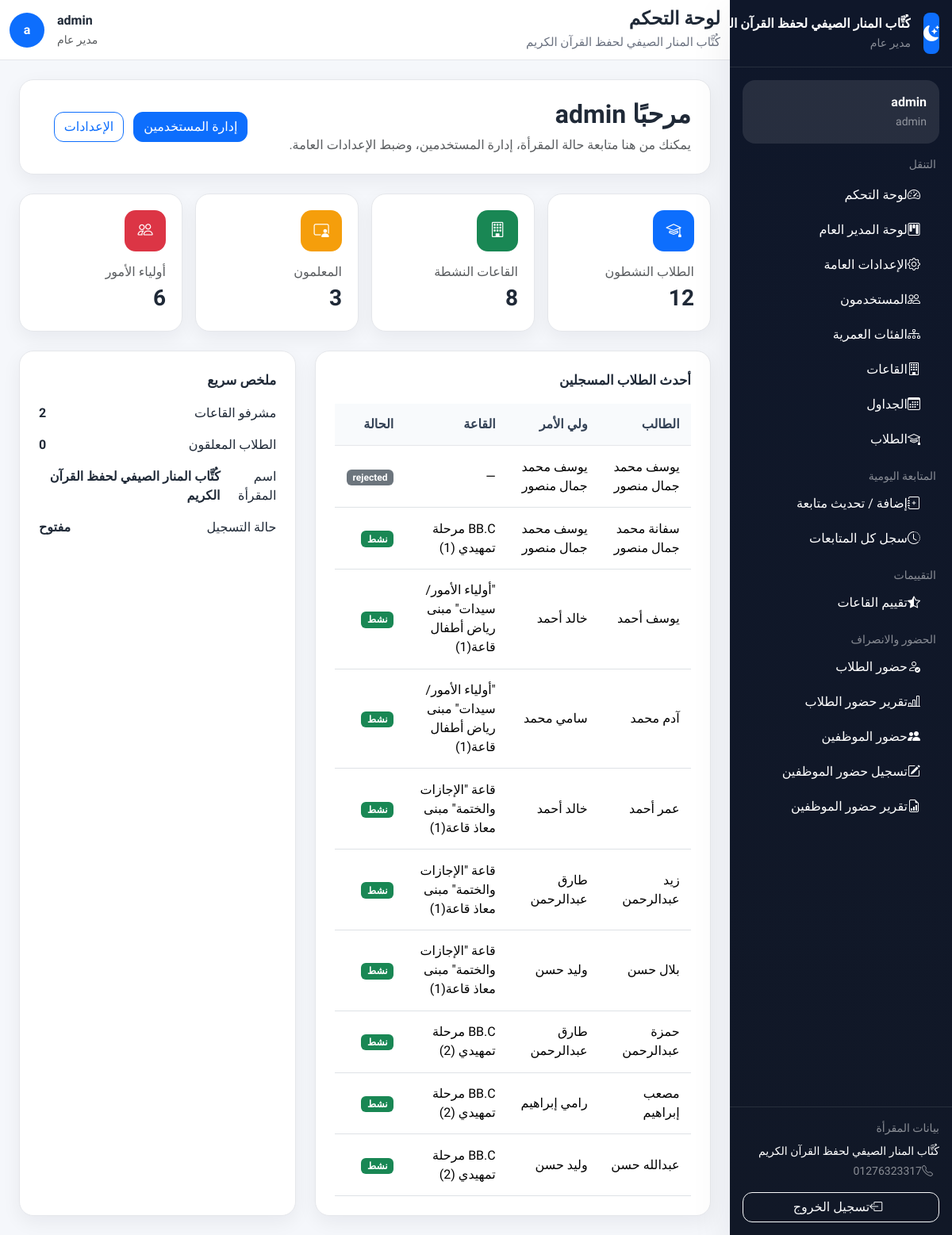
/accounts/d/manager/ (signed in), run on an earlier commit of the app's database.
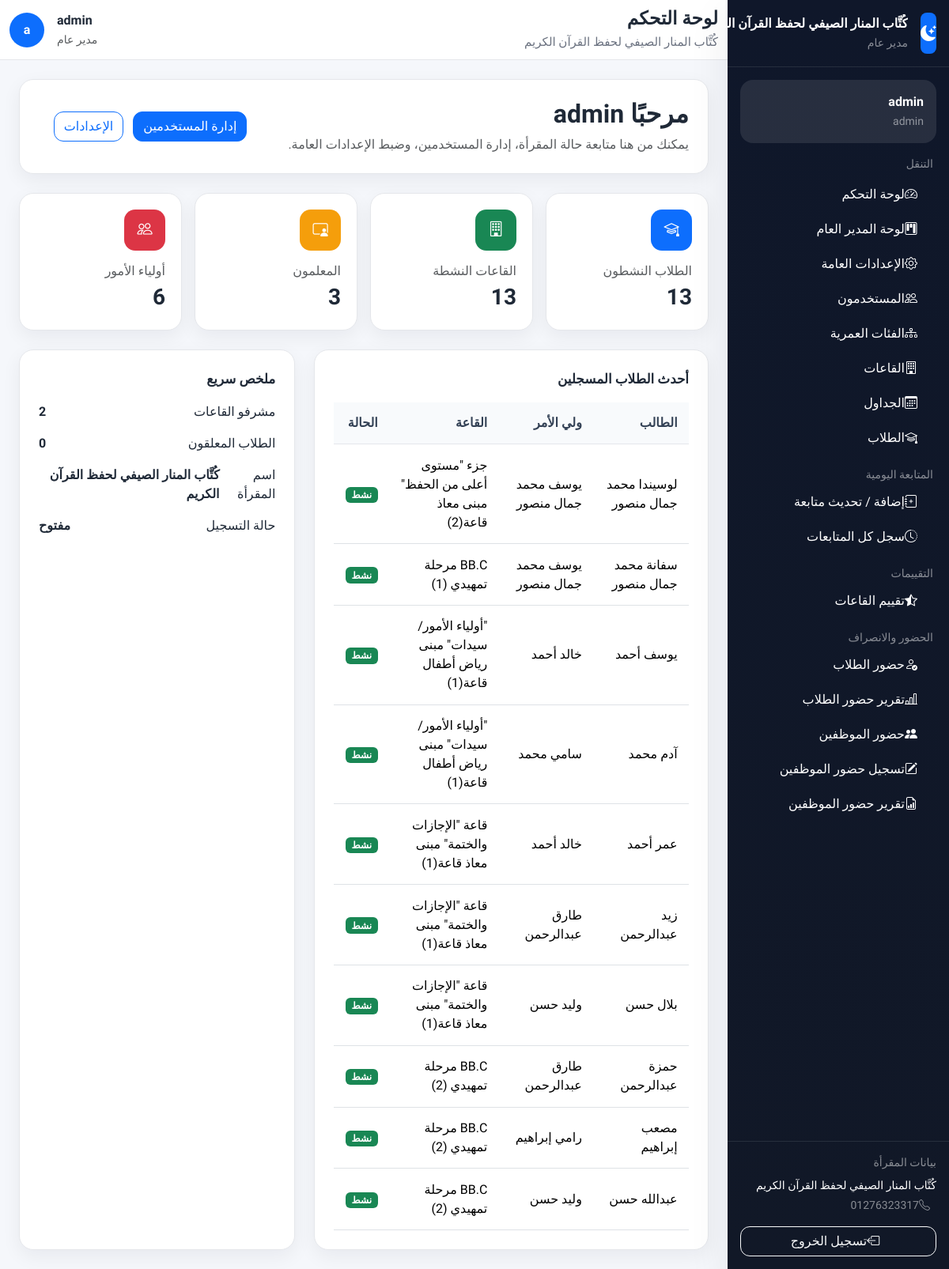
And on a later commit of the database.
### students/models.py (models this page shows, shortened)
class Student(models.Model):
    STATUS_PENDING = 'pending'
    STATUS_ACTIVE = 'active'
    STATUS_INACTIVE = 'inactive'
    STATUS_REJECTED = 'rejected'
    STATUS_CHOICES = [
        (STATUS_PENDING, 'في انتظار التسكين'),
        (STATUS_ACTIVE, 'نشط'),
        (STATUS_INACTIVE, 'غير نشط'),
        (STATUS_REJECTED, 'مرفوض لعدم وجود قاعة مناسبة'),
    ]
    first_name = models.CharField(max_length=50, verbose_name='الاسم الأول')
    last_name = models.CharField(max_length=50, verbose_name='اسم الرباعي')
    date_of_birth = models.DateField(verbose_name='تاريخ الميلاد')
    emergency_phone = models.CharField(max_length=20, blank=True, verbose_name='رقم موبايل الطوارئ')
    age_group = models.ForeignKey(
        'students.AgeGroup',
        on_delete=models.SET_NULL,
        null=True,
        blank=True,
        related_name='students',
        verbose_name='الفئة العمرية'
    )
    profile_picture = models.ImageField(
        upload_to='students/',
        blank=True,
        null=True,
        verbose_name='صورة الطالب'
    )
    memorized_surahs = models.ManyToManyField(
        Surah,
        blank=True,
        verbose_name='السور المحفوظة',
        related_name='memorized_by'
    )
    parent = models.ForeignKey(
        User,
        on_delete=models.CASCADE,
        related_name='children',
        limit_choices_to={'role': 'parent'},
        verbose_name='ولي الأمر'
    )
    hall = models.ForeignKey(
        'halls.Hall',
        on_delete=models.SET_NULL,
        null=True,
        blank=True,
        related_name='students',
        verbose_name='القاعة'
    )
    uses_bus = models.BooleanField(default=False, verbose_name='يشترك في الباص')
    bus_notes = models.CharField(max_length=200, blank=True, verbose_name='ملاحظات الباص')
    status = models.CharField(
        max_length=20,
        choices=STATUS_CHOICES,
        default=STATUS_PENDING,
        verbose_name='حالة الطالب'
    )
    registration_date = models.DateField(auto_now_add=True, verbose_name='تاريخ التسجيل')
    notes = models.TextField(blank=True, verbose_name='ملاحظات عامة')
    def get_full_name(self):
        return f"{self.first_name} {self.last_name}"
    class Meta:
        verbose_name = 'طالب'
        verbose_name_plural = 'الطلاب'
        ordering = ['first_name', 'last_name']

### accounts/models.py (models this page shows, shortened)
class User(AbstractUser):
    ROLE_GENERAL_MANAGER = 'general_manager'
    ROLE_GENERAL_SUPERVISOR = 'general_supervisor'
    ROLE_HALL_SUPERVISOR = 'hall_supervisor'
    ROLE_TEACHER = 'teacher'
    ROLE_PARENT = 'parent'
    ROLES = [
        (ROLE_GENERAL_MANAGER, 'مدير عام'),
        (ROLE_GENERAL_SUPERVISOR, 'مشرف عام'),
        (ROLE_HALL_SUPERVISOR, 'مشرف قاعات'),
        (ROLE_TEACHER, 'معلم'),
        (ROLE_PARENT, 'ولي أمر'),
    ]
    role = models.CharField(
        max_length=30,
        choices=ROLES,
        default=ROLE_PARENT,
        verbose_name='الدور الوظيفي'
    )
    phone = models.CharField(
        max_length=20,
        blank=True,
        null=True,
        verbose_name='رقم الهاتف'
    )
    profile_picture = models.ImageField(
        upload_to='profiles/',
        blank=True,
        null=True,
        verbose_name='الصورة الشخصية'
    )
    can_manage_users = models.BooleanField(default=False, verbose_name='إدارة المستخدمين')
    can_manage_halls = models.BooleanField(default=False, verbose_name='إدارة القاعات')
    can_manage_students = models.BooleanField(default=False, verbose_name='إدارة الطلاب')
    can_manage_attendance = models.BooleanField(default=False, verbose_name='إدارة الحضور')
    can_manage_evaluations = models.BooleanField(default=False, verbose_name='إدارة التقييمات')
    can_manage_settings = models.BooleanField(default=False, verbose_name='إدارة الإعدادات')
    @property
    def is_general_manager(self):
        return self.role == self.ROLE_GENERAL_MANAGER
    @property
    def is_general_supervisor(self):
        return self.role == self.ROLE_GENERAL_SUPERVISOR
    @property
    def is_hall_supervisor(self):
        return self.role == self.ROLE_HALL_SUPERVISOR
    @property
    def is_teacher(self):
        return self.role == self.ROLE_TEACHER
    @property
    def is_parent(self):
        return self.role == self.ROLE_PARENT
    class Meta:
        verbose_name = 'مستخدم'
        verbose_name_plural = 'المستخدمون'

### halls/models.py (models this page shows, shortened)
class Hall(models.Model):
    name = models.CharField(max_length=100, verbose_name='اسم القاعة')
    location = models.CharField(max_length=200, verbose_name='موقع القاعة')
    age_group = models.ForeignKey(
        'students.AgeGroup',
        on_delete=models.SET_NULL,
        null=True,
        blank=True,
        related_name='halls',
        verbose_name='الفئة العمرية'
    )
    max_students = models.PositiveIntegerField(default=30, verbose_name='أقصى عدد للطلاب')
    general_supervisor = models.ForeignKey(
        User,
        on_delete=models.SET_NULL,
        null=True,
        blank=True,
        related_name='managed_halls',
        limit_choices_to={'role': 'general_supervisor'},
        verbose_name='المشرف العام المسؤول'
    )
    teacher = models.ForeignKey(
        User,
        on_delete=models.SET_NULL,
        null=True,
        blank=True,
        related_name='teaching_halls',
        limit_choices_to={'role': 'teacher'},
        verbose_name='المعلم'
    )
    supervisor = models.ForeignKey(
        User,
        on_delete=models.SET_NULL,
        null=True,
        blank=True,
        related_name='supervising_halls',
        limit_choices_to={'role': 'hall_supervisor'},
        verbose_name='مشرف القاعة'
    )
    current_juz = models.PositiveIntegerField(
        default=30,
        verbose_name='الجزء الحالي الذي تبدأ منه القاعة'
    )
    required_completed_juz_count = models.PositiveIntegerField(
        default=0,
        verbose_name='عدد الأجزاء المطلوبة قبل دخول القاعة'
    )
    is_active = models.BooleanField(default=True, verbose_name='نشطة')
    created_at = models.DateTimeField(auto_now_add=True)
    class Meta:
        verbose_name = 'قاعة'
        verbose_name_plural = 'القاعات'
        ordering = ['name']

### accounts/views_dashboard.py (the view)
class ManagerDashboard(GeneralManagerRequiredMixin, View):
    def get(self, request):
        today = date.today()
        context = {
            'total_students':    Student.objects.filter(status='active').count(),
            'total_halls':       Hall.objects.filter(is_active=True).count(),
            'total_teachers':    User.objects.filter(role='teacher').count(),
            'total_supervisors': User.objects.filter(role='hall_supervisor').count(),
            'total_parents':     User.objects.filter(role='parent').count(),
            'pending_students':  Student.objects.filter(status='pending').count(),
            'recent_students':   Student.objects.order_by('-registration_date')[:10],
            'halls':             Hall.objects.all(),
        }
        return render(request, 'dashboard/manager.html', context)

### accounts/context_processors.py (called while the page is built)
def user_role_context(request):
    if not request.user.is_authenticated:
        return {}
    user = request.user
    return {
        'is_general_manager':    user.is_general_manager,
        'is_general_supervisor': user.is_general_supervisor,
        'is_hall_supervisor':    user.is_hall_supervisor,
        'is_teacher':            user.is_teacher,
        'is_parent':             user.is_parent,
        'user_role_display':     user.get_role_display(),
    }

def site_settings(request):
    settings = SiteSettings.get_settings()
    return {
        'SITE_NAME':        settings.name,
        'SITE_LOGO':        settings.logo,
        'SITE_PHONE':       settings.phone,
        'SITE_SETTINGS':    settings,
        'ALLOW_REGISTRATION': settings.allow_registration,
    }

### accounts/models.py (called while the page is built)
    @classmethod
    def get_settings(cls):
        obj, _ = cls.objects.get_or_create(pk=1)
        return obj

### accounts/permissions.py (called while the page is built)
    def test_func(self):
        return self.request.user.is_authenticated and self.request.user.is_general_manager

### templates/dashboard/manager.html (shortened to what the changed rows need)
{% extends "base.html" %}
{% block content %}
<div class="page-card p-4 mb-4">
    <div class="row g-3 align-items-center">
        <div class="col-lg-8">
            <h2 class="fw-bold mb-2">مرحبًا {{ user.first_name|default:user.username }}</h2>
        </div>
    </div>
</div>
<div class="row g-3 mb-4">
    <div class="col-sm-6 col-xl-3">
        <div class="stat-card">
            <div class="stat-icon bg-primary"><i class="bi bi-mortarboard"></i></div>
            <div class="text-muted">الطلاب النشطون</div>
            <div class="fs-3 fw-bold">{{ total_students }}</div>
        </div>
    </div>
    <div class="col-sm-6 col-xl-3">
        <div class="stat-card">
            <div class="stat-icon bg-success"><i class="bi bi-building"></i></div>
            <div class="text-muted">القاعات النشطة</div>
            <div class="fs-3 fw-bold">{{ total_halls }}</div>
        </div>
    </div>
</div>
<div class="row g-4">
    <div class="col-lg-7">
        <div class="page-card p-4">
            {% if recent_students %}
                <div class="table-responsive">
                    <table class="table table-modern align-middle">
                        <thead>
                            <tr>
                                <th>الطالب</th>
                                <th>ولي الأمر</th>
                                <th>القاعة</th>
                                <th>الحالة</th>
                            </tr>
                        </thead>
                        <tbody>
                            {% for student in recent_students %}
                                <tr>
                                    <td>{{ student.get_full_name }}</td>
                                    <td>{{ student.parent.get_full_name|default:"—" }}</td>
                                    <td>{% if student.hall %}{{ student.hall.name }}{% else %}—{% endif %}</td>
                                    <td>
                                        {% if student.status == 'active' %}
                                            <span class="badge text-bg-success">نشط</span>
                                        {% elif student.status == 'pending' %}
                                            <span class="badge text-bg-warning">معلق</span>
                                        {% else %}
                                            <span class="badge text-bg-secondary">{{ student.status }}</span>
                                        {% endif %}
                                    </td>
                                </tr>
                            {% endfor %}
                        </tbody>
                    </table>
                </div>
            {% else %}
                <div class="empty-state">لا يوجد طلاب حديثون.</div>
            {% endif %}
        </div>
    </div>
</div>
{% endblock %}

What changed in the data, as far as the page shows it:
changed Student: get_full_name "يوسف محمد جمال منصور" → "لوسيندا محمد جمال منصور"; hall.name (not shown) → "جزء \"مستوى أعلى من الحفظ\" مبنى معاذ قاعة(2)"; status "rejected" → (not shown)
Also different on the page:
{{ total_students }}: "12" → "13"
{{ total_halls }}: "8" → "13"
